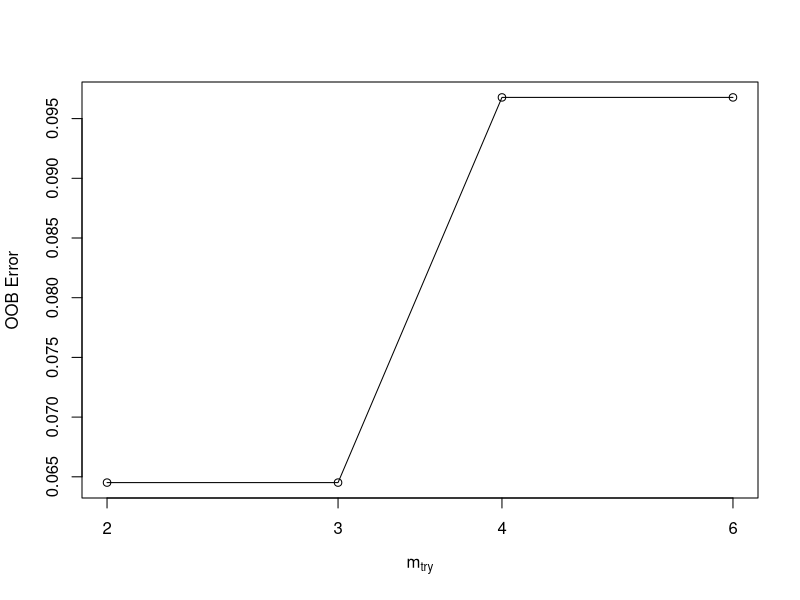

Write R code to recreate this figure. (Note: this script raises an error after producing the figure.)
setwd("D:/R_code/RandomForest")

library(tidyverse)
library(caret)
library(randomForest)
library(MASS)

site_group <- read.csv("METRO_ES1.csv")

#test multicolinearity


# make dependent variable as a factor (categorical)
dim(site_group)
site_group$GROUP = as.factor(site_group$GROUP)

set.seed(71)
rf <-randomForest(GROUP~.,data=site_group, ntree=500) 
rf

floor(sqrt(ncol(site_group) - 1))

mtry <- tuneRF(site_group[-1],site_group$GROUP, ntreeTry=500, stepFactor=1.5, improve=0.01, trace=TRUE, plot=TRUE)
best.m <- mtry[mtry[, 2] == min(mtry[, 2]), 1]
print(mtry)
print(best.m)

set.seed(71)
rf <-randomForest(GROUP~.,data=site_group, mtry=best.m, importance=TRUE,ntree=500)
print(rf)
#Evaluate variable importance
importance(rf)
varImpPlot(rf)

pred1=predict(rf,type = "prob")
library(ROCR)
perf = prediction(pred1[,2], site_group$GROUP)
# 1. Area under curve
auc = performance(perf, "auc")
auc
# 2. True Positive and Negative Rate
pred3 = performance(perf, "tpr","fpr")
# 3. Plot the ROC curve
plot(pred3,main="ROC Curve for Random Forest",col=2,lwd=2)
abline(a=0,b=1,lwd=2,lty=2,col="gray")


site_group$GROUP = as.factor(site_group$GROUP)

set.seed(10)
rf.fit <-randomForest(GROUP~., data=site_group, ntree=500, mtry = floor(sqrt(18)), importance = T) 
rf.fit

test_x = test.bundle[c("TEM", "RAIN", "POP", "LU_HOU", "LU_IND", "LU_REC", "LU_ROAD", "LU_AG", "LU_FO", "LU_GR", "LU_WA", "ELE", "SLO", "PD", "DI", "SD", "CO")]
test_y = test.bundle$GROUP


y_pred = predict(rf.fit, test_x)
y_pred

confusionMatrix(y_pred, test_y)

importance(rf.fit)
varImpPlot(rf.fit)

set.seed(17)
fgl.rf <- randomForest(GROUP~., data=site_group, mtry=floor(sqrt(18)), importance = T, do.trace = 100)
print(fgl.rf)

library(ipred)
set.seed(131)
error.RF <- numeric(10)
 for(i in 1:10) error.RF[i] <- errorest(GROUP~., data=site_group, model = randomForest, mtry = 2)$error

summary(error.RF)

library(e1071)
set.seed(563)
error.SVM <- numeric(10)
for (i in 1:10) error.SVM[i] <- errorest(GROUP~., data=site_group, model = svm, cost = 10, gamma = 1.5)$error
summary(error.SVM)
